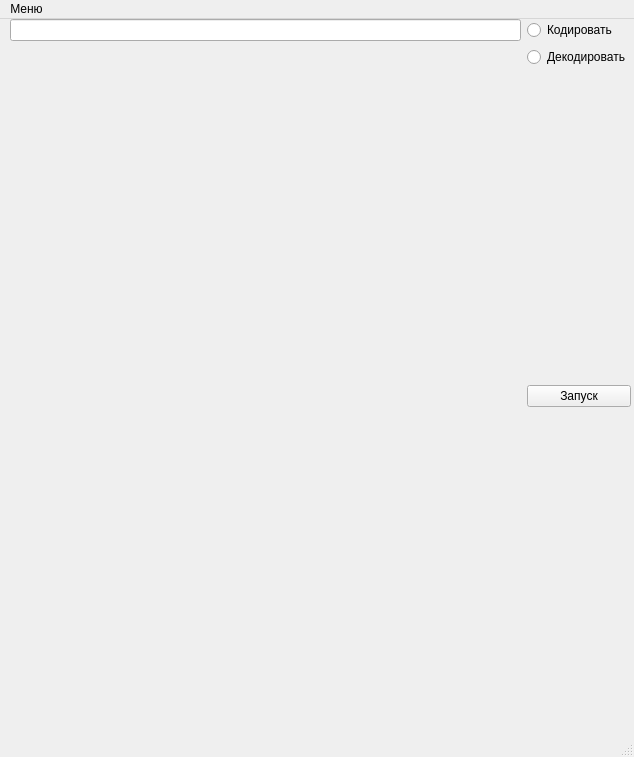
<?xml version="1.0" encoding="UTF-8"?>
<ui version="4.0">
 <class>MainWindow</class>
 <widget class="QMainWindow" name="MainWindow">
  <property name="geometry">
   <rect>
    <x>0</x>
    <y>0</y>
    <width>634</width>
    <height>757</height>
   </rect>
  </property>
  <property name="windowTitle">
   <string>MainWindow</string>
  </property>
  <widget class="QWidget" name="centralwidget">
   <widget class="QWidget" name="gridLayoutWidget">
    <property name="geometry">
     <rect>
      <x>10</x>
      <y>0</y>
      <width>621</width>
      <height>701</height>
     </rect>
    </property>
    <layout class="QGridLayout" name="gridLayout">
     <item row="0" column="0">
      <widget class="QLineEdit" name="to_code"/>
     </item>
     <item row="2" column="0" rowspan="3">
      <widget class="QLabel" name="preview">
       <property name="text">
        <string/>
       </property>
      </widget>
     </item>
     <item row="0" column="1">
      <widget class="QRadioButton" name="code_rBtn">
       <property name="text">
        <string>Кодировать</string>
       </property>
      </widget>
     </item>
     <item row="1" column="0">
      <widget class="QLabel" name="decoded">
       <property name="text">
        <string/>
       </property>
      </widget>
     </item>
     <item row="1" column="1">
      <widget class="QRadioButton" name="decode_rBtn">
       <property name="text">
        <string>Декодировать</string>
       </property>
      </widget>
     </item>
     <item row="2" column="1" rowspan="3">
      <widget class="QPushButton" name="make_btn">
       <property name="text">
        <string>Запуск</string>
       </property>
      </widget>
     </item>
    </layout>
   </widget>
  </widget>
  <widget class="QMenuBar" name="menubar">
   <property name="geometry">
    <rect>
     <x>0</x>
     <y>0</y>
     <width>634</width>
     <height>30</height>
    </rect>
   </property>
   <widget class="QMenu" name="menu">
    <property name="title">
     <string>Меню</string>
    </property>
    <addaction name="info"/>
    <addaction name="make"/>
   </widget>
   <addaction name="menu"/>
  </widget>
  <widget class="QStatusBar" name="statusbar"/>
  <action name="info">
   <property name="text">
    <string>Инфо</string>
   </property>
  </action>
  <action name="make">
   <property name="text">
    <string>Запуск</string>
   </property>
  </action>
 </widget>
 <resources/>
 <connections/>
</ui>
